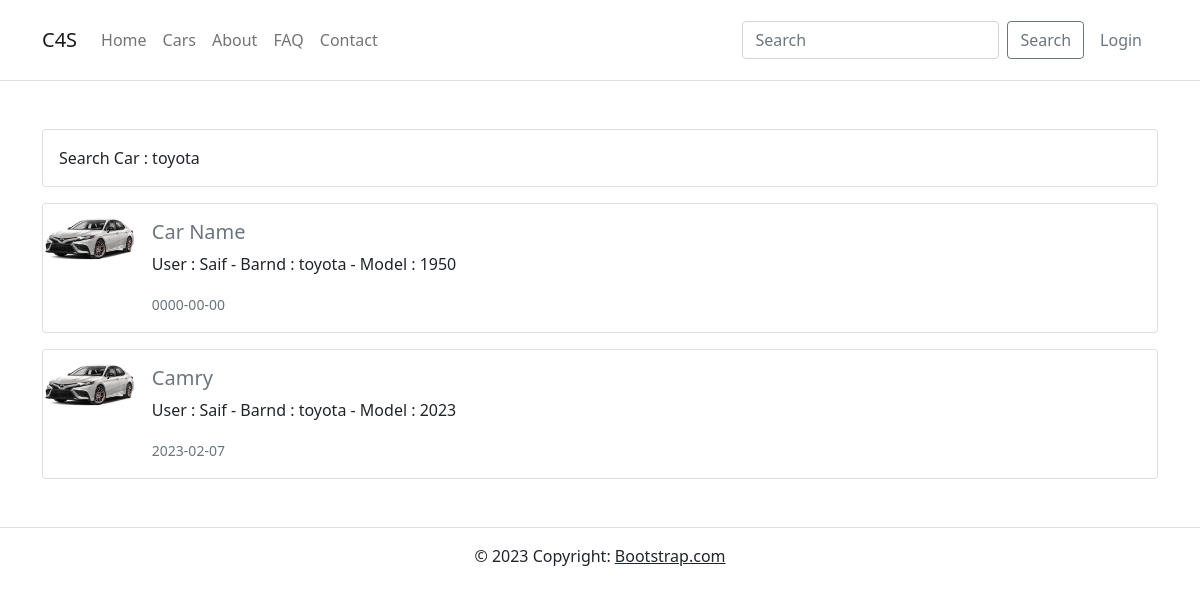
The app's page /brand.php?brand=toyota with its own data.
### tables this page shows
CREATE TABLE IF NOT EXISTS `car` (
  `id` int(11) NOT NULL AUTO_INCREMENT,
  `car_name` varchar(255) NOT NULL,
  `email` varchar(255) NOT NULL,
  `phone` varchar(255) NOT NULL,
  `brand` varchar(255) NOT NULL,
  `model` varchar(255) NOT NULL,
  `image` varchar(255) DEFAULT NULL,
  `status` char(1) NOT NULL DEFAULT 'w',
  `date` date NOT NULL,
  `user_id` int(11) NOT NULL,
  PRIMARY KEY (`id`)
);

CREATE TABLE IF NOT EXISTS `tb_user` (
  `id` int(11) NOT NULL AUTO_INCREMENT,
  `name` varchar(50) NOT NULL,
  `username` varchar(25) NOT NULL,
  `email` varchar(50) NOT NULL,
  `password` varchar(50) NOT NULL,
  `is_admin` tinyint(1) NOT NULL DEFAULT 0,
  PRIMARY KEY (`id`)
);

### brand.php (the view, shortened to what this page needs)
<?php
    include "config/db.php";
    include "inc/head.php";
    include "inc/navbar.php";
    $brand = $_GET['brand'];
?>
<div class="container">
    <section class="mt-5">
        <div class="card mb-3">
            <div class="card-body">
                Search Car : <?php echo $brand; ?>
            </div>
        </div>
        <?php
            $rows = mysqli_query($conn, "SELECT * FROM car WHERE brand='$brand'")
        ?>
        <?php foreach ($rows as $row) :
            $user_id = $row["user_id"];
            $query = "SELECT name FROM tb_user WHERE id ='$user_id'";
            $result = mysqli_query($conn,$query);
            $res = mysqli_fetch_assoc($result);
            ?>
        <div class="card mb-3">
            <div class="row g-0">
                <div class="col-md-1">
                    <a href="view.php?carid=<?php echo $row["id"]; ?>">
                        <img src="uploads/<?php echo $row["image"]; ?>" class="img-fluid rounded-start" alt="...">
                    </a>
                </div>
                <div class="col-md-11">
                    <div class="card-body">
                        <h5 class="card-title"><a href="#" class="text-decoration-none text-secondary"><?php echo $row["car_name"]; ?></a></h5>
                        <p class="card-text">User : <?php echo $res['name']; ?> - Barnd : <?php echo $row["brand"]; ?> - Model : <?php echo $row["model"]; ?></p>
                        <p class="card-text"><small class="text-muted"><?php echo $row["date"]; ?></small></p>
                    </div>
                </div>
            </div>
        </div>
        <?php endforeach; ?>
    </section>
</div>
<?php
    include "inc/footer.php";
?>

### records on screen
car: image (picture), car_name "Car Name", user.name "Saif", brand "toyota", model "1950", date "0000-00-00"
car: image (picture), car_name "Camry", user.name "Saif", brand "toyota", model "2023", date "2023-02-07"

### other values on screen
$brand "toyota"
